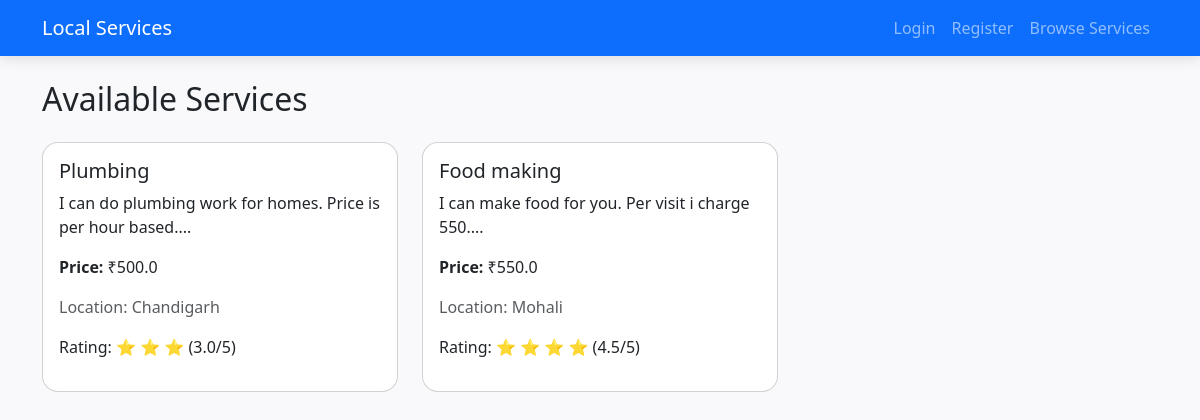
Before: / with the older database file.
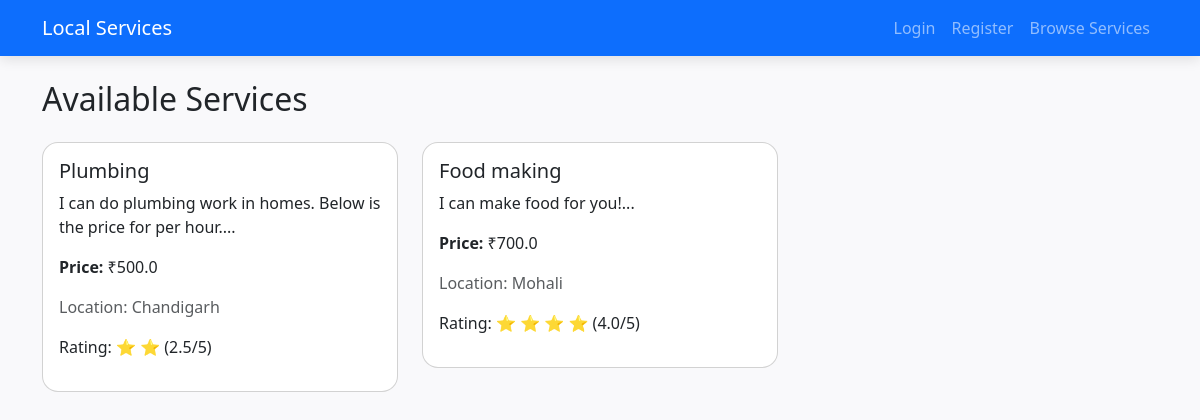
After: the same page with the newer database file.
### app.py (models this page shows)
class Service(db.Model):
    id = db.Column(db.Integer, primary_key=True)
    provider_id = db.Column(db.Integer, db.ForeignKey('user.id'), nullable=False)
    name = db.Column(db.String(100), nullable=False)
    description = db.Column(db.Text, nullable=False)
    price = db.Column(db.Float, nullable=False)
    location = db.Column(db.String(100), nullable=False)
    is_available = db.Column(db.Boolean, default=True)
    provider = db.relationship('User', backref='services')
    @property
    def avg_rating(self):
        avg = db.session.query(func.avg(Booking.rating)).filter(
            Booking.service_id == self.id,
            Booking.rating > 0
        ).scalar()
        return round(avg, 1) if avg else 0

### app.py (the view)
@app.route('/')
def index():
    services = Service.query.filter_by(is_available=True).all()
    return render_template('index.html', services=services)

### templates/index.html (shortened to what this page needs)
{% extends "base.html" %}
{% block content %}
<h2 class="mb-4">Available Services</h2>
<div class="row">
    {% for service in services %}
    <div class="col-md-4 mb-3">
        <div class="card">
            <div class="card-body">
                <h5 class="card-title">{{ service.name }}</h5>
                <p class="card-text">{{ service.description[:100] }}...</p>
                <p><strong>Price:</strong> ₹{{ service.price }}</p>
                <p class="text-muted">Location: {{ service.location }}</p>
               <p>
                Rating:
                {% if service.avg_rating > 0 %}
                    {% for i in range(service.avg_rating|round|int) %}
                        ⭐
                    {% endfor %}
                    ({{ service.avg_rating }}/5)
                {% else %}
                    No ratings yet
                {% endif %}
                </p>
            </div>
        </div>
    </div>
    {% else %}
    <p>No services available right now.</p>
    {% endfor %}
</div>
{% endblock %}

### templates/base.html (shortened to what this page needs)
<!DOCTYPE html>
<html lang="en">
<head>
    <link rel="stylesheet" href="https://cdn.jsdelivr.net/npm/bootstrap@5.3.2/dist/css/bootstrap.min.css">
    <link rel="stylesheet" href="{{ url_for('static', filename='css/style.css') }}">
</head>
<body>
<nav class="navbar navbar-expand-lg navbar-dark bg-primary">
    <div class="container">
        <a class="navbar-brand" href="{{ url_for('index') }}">Local Services</a>
        <ul class="navbar-nav ms-auto">
            {% if current_user.is_authenticated %}
                <li class="nav-item"><a class="nav-link" href="{{ url_for('logout') }}">Logout</a></li>
            {% else %}
                <li class="nav-item"><a class="nav-link" href="{{ url_for('login') }}">Login</a></li>
                <li class="nav-item"><a class="nav-link" href="{{ url_for('register') }}">Register</a></li>
            {% endif %}
<li class="nav-item"><a class="nav-link" href="{{ url_for('services') }}">Browse Services</a></li>
        </ul>
    </div>
</nav>
<div class="container mt-4">
    {% block content %}{% endblock %}
</div>
</body>
</html>

### static/css/style.css (style rules this page uses)
body { background-color: #f9f9fb; font-family: 'Segoe UI', sans-serif; }
.card { border-radius: 1rem; transition: transform 0.2s ease, box-shadow 0.3s ease; }
.navbar { box-shadow: 0 4px 12px rgba(0, 0, 0, 0.1); }

Changed rows visible on the page:
changed Service "Plumbing": description "I can do plumbing work for homes. Price is per hour based." → "I can do plumbing work in homes. Below is the price for per hour."; avg_rating "3.0" → "2.5"
changed Service "Food making": description "I can make food for you. Per visit i charge 550." → "I can make food for you!"; price "550.0" → "700.0"; avg_rating "4.5" → "4.0"
